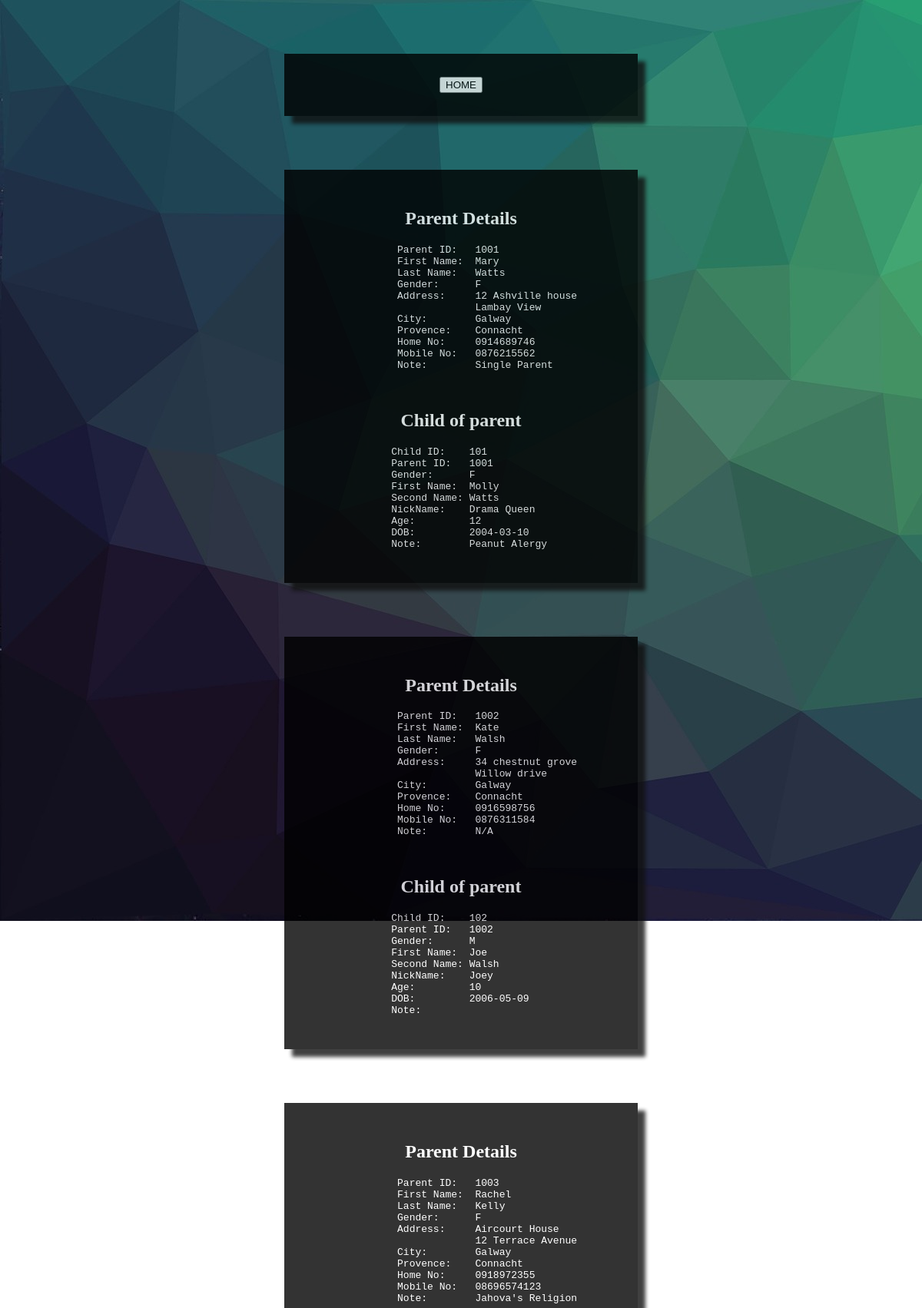
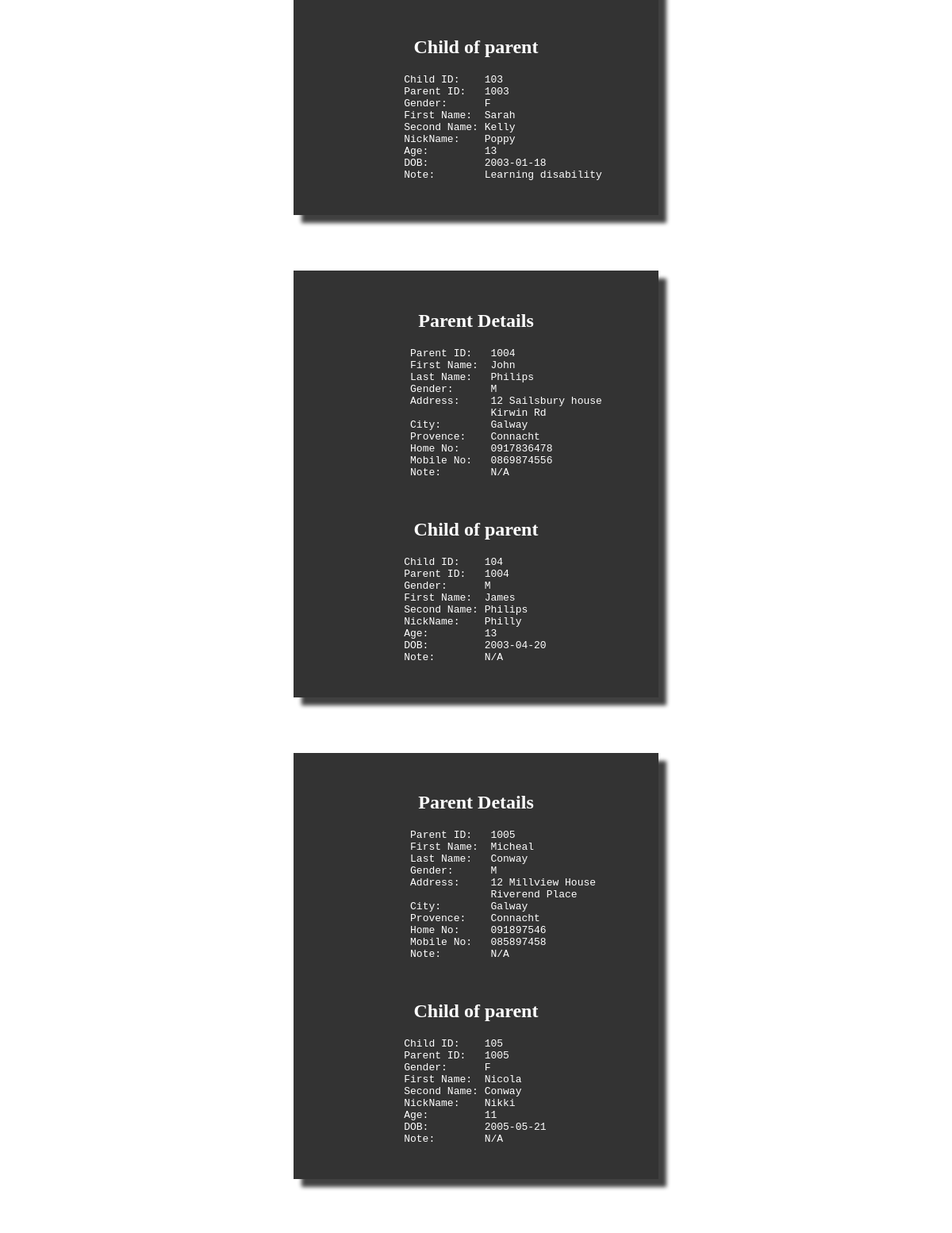
Page /sqltest.php (upper part) on the committed database (2 pictures, top to bottom).
### tables this page shows
CREATE TABLE IF NOT EXISTS `children_table` (
  `child_id` int(32) NOT NULL AUTO_INCREMENT,
  `parent_id` int(32) NOT NULL,
  `gender` varchar(10) NOT NULL,
  `first_name` varchar(50) NOT NULL,
  `last_name` varchar(50) NOT NULL,
  `nickname` varchar(50) NOT NULL,
  `age` varchar(50) NOT NULL,
  `dob` date NOT NULL,
  `other_detils` varchar(50) NOT NULL,
  PRIMARY KEY (`child_id`),
  KEY `parent_id_idx` (`parent_id`)
);

CREATE TABLE IF NOT EXISTS `parents_table` (
  `parent_id` int(32) NOT NULL AUTO_INCREMENT,
  `first_name` varchar(50) NOT NULL,
  `last_name` varchar(50) NOT NULL,
  `gender` varchar(10) NOT NULL,
  `address_line1` varchar(50) NOT NULL,
  `address_line2` varchar(50) NOT NULL,
  `city` varchar(50) NOT NULL,
  `state` varchar(50) NOT NULL,
  `home_phone` varchar(50) NOT NULL,
  `mobile_phone` varchar(50) NOT NULL,
  `other_details` varchar(50) NOT NULL,
  PRIMARY KEY (`parent_id`)
);

### sqltest.php (the view, shortened to what this page needs)
<?php
  require_once 'login.php';
  $conn = new mysqli($hn, $un, $pw, $db);
  echo '<form action="index.html" method="post">
  <div id ="box"><center><input type="submit" value="HOME"></center></div>';
 $query  = "SELECT * FROM parents_table,children_table where parents_table.parent_id = children_table.parent_id;";
  $result = $conn->query($query);
  $rows = $result->num_rows;
  for ($j = 0 ; $j < $rows ; ++$j)
  {
    $result->data_seek($j);
    $row = $result->fetch_array(MYSQLI_NUM);
echo <<<_END
    <!DOCTYPE html>
      <head>
        <link rel="stylesheet" type="text/css" href="styles.css">
      </head>
          <body>
              <div id ="box">
                <center><h2>Parent Details</h2></center>
<pre>
               Parent ID:   $row[0]
               First Name:  $row[1]
               Last Name:   $row[2]
               Gender:      $row[3]
               Address:     $row[4]
                            $row[5]
               City:        $row[6]
               Provence:    $row[7]
               Home No:     $row[8]
               Mobile No:   $row[9]
               Note:        $row[10]
</pre>
<br>
<center><h2>Child of parent</h2></center>
<pre>
              Child ID:    $row[11]
              Parent ID:   $row[12]
              Gender:      $row[13]
              First Name:  $row[14]
              Second Name: $row[15]
              NickName:    $row[16]
              Age:         $row[17]
              DOB:         $row[18]
              Note:        $row[19]
</pre>
            </div>
      </body>
    </html>
_END;
  }
?>

### styles.css (style rules this page uses)
body { background-image: url("cb.jpg"); background-attachment: fixed; background-repeat: no-repeat; }
#box { width: 400px; height: auto; background-color:black; position: relative; margin-right: auto; margin-left: auto; margin-top: 70px; text-align: left; align-items: left; padding-left: 0px; padding:30px; align-content:bottom; color:white; opacity: 0.8; box-shadow: 10px 10px 5px #111111; }

### rows in the picture
children_table: parent.parent_id "1001", parent.first_name "Mary", parent.last_name "Watts", parent.gender "F", parent.address_line1 "12 Ashville house", parent.address_line2 "Lambay View", parent.city "Galway", parent.state "Connacht", parent.home_phone "0914689746", parent.mobile_phone "0876215562", parent.other_details "Single Parent", child_id "101", parent "1001", gender "F", first_name "Molly", last_name "Watts", nickname "Drama Queen", age "12", dob "2004-03-10", other_detils "Peanut Alergy"
children_table: parent.parent_id "1002", parent.first_name "Kate", parent.last_name "Walsh", parent.gender "F", parent.address_line1 "34 chestnut grove", parent.address_line2 "Willow drive", parent.city "Galway", parent.state "Connacht", parent.home_phone "0916598756", parent.mobile_phone "0876311584", parent.other_details "N/A", child_id "102", parent "1002", gender "M", first_name "Joe", last_name "Walsh", nickname "Joey", age "10", dob "2006-05-09"
children_table: parent.parent_id "1003", parent.first_name "Rachel", parent.last_name "Kelly", parent.gender "F", parent.address_line1 "Aircourt House", parent.address_line2 "12 Terrace Avenue", parent.city "Galway", parent.state "Connacht", parent.home_phone "0918972355", parent.mobile_phone "08696574123", parent.other_details "Jahova's Religion", child_id "103", parent "1003", gender "F", first_name "Sarah", last_name "Kelly", nickname "Poppy", age "13", dob "2003-01-18", other_detils "Learning disability"
children_table: parent.parent_id "1004", parent.first_name "John", parent.last_name "Philips", parent.gender "M", parent.address_line1 "12 Sailsbury house", parent.address_line2 "Kirwin Rd", parent.city "Galway", parent.state "Connacht", parent.home_phone "0917836478", parent.mobile_phone "0869874556", parent.other_details "N/A", child_id "104", parent "1004", gender "M", first_name "James", last_name "Philips", nickname "Philly", age "13", dob "2003-04-20", other_detils "N/A"
children_table: parent.parent_id "1005", parent.first_name "Micheal", parent.last_name "Conway", parent.gender "M", parent.address_line1 "12 Millview House", parent.address_line2 "Riverend Place", parent.city "Galway", parent.state "Connacht", parent.home_phone "091897546", parent.mobile_phone "085897458", parent.other_details "N/A", child_id "105", parent "1005", gender "F", first_name "Nicola", last_name "Conway", nickname "Nikki", age "11", dob "2005-05-21", other_detils "N/A"
